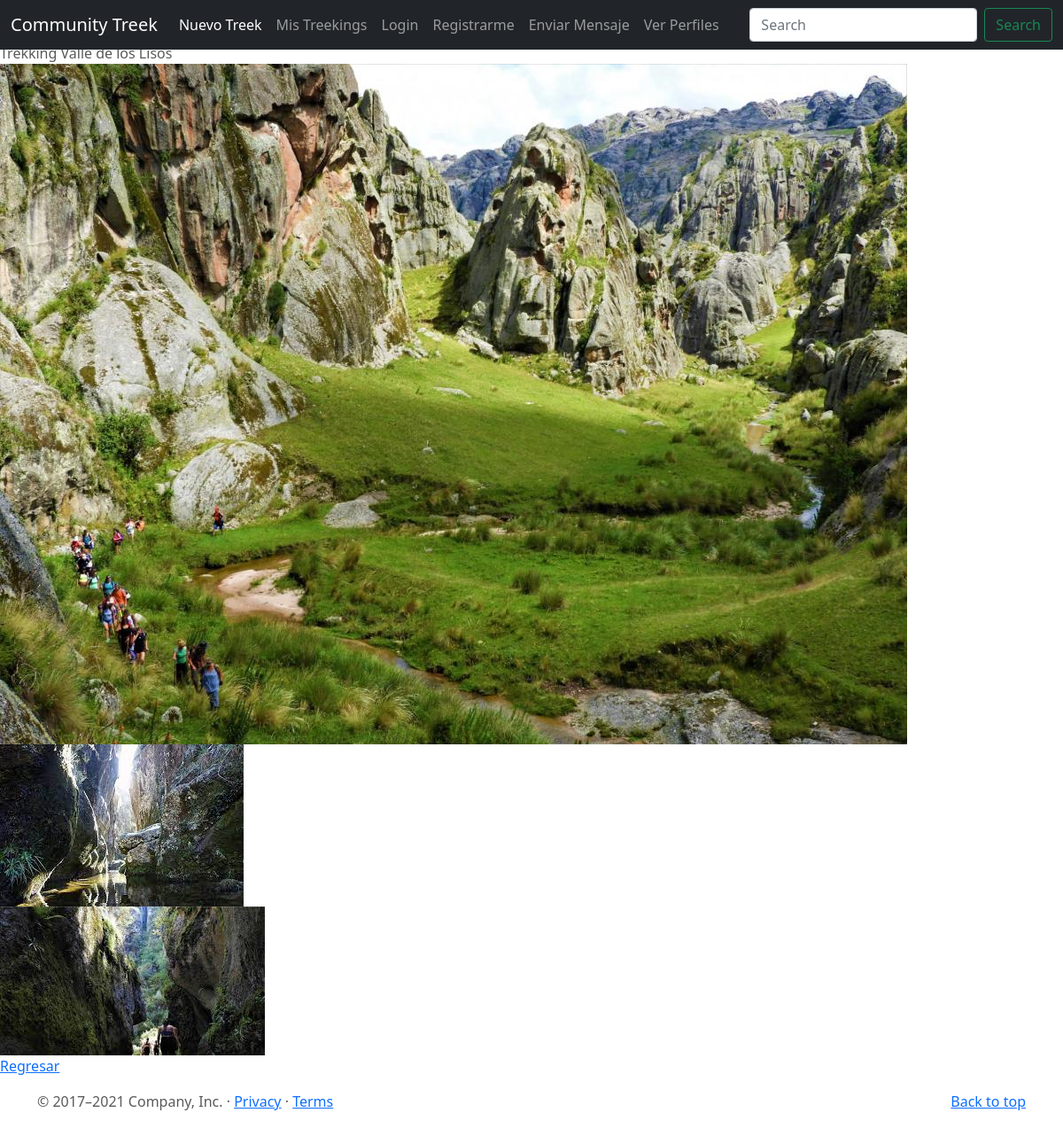
The app's page /post/2/detail with its own data.
### CommunityTrekk/models.py (models this page shows, shortened)
class Post(models.Model):
    principal_title= models.CharField(max_length=100)
    principal_subtitle= models.CharField(max_length=500)
    heading= models.CharField(max_length=50)
    description= models.CharField(max_length=250)
    created_the= models.DateTimeField(auto_now_add= True)
    publisher= models.ForeignKey(to= User, on_delete= models.CASCADE, related_name="publisher")
    imagen = models.ImageField(upload_to= "posts", null= True, blank= True)
    imagen2 = models.ImageField(upload_to= "posts", null= True, blank= True)
    imagen3 = models.ImageField(upload_to= "posts", null= True, blank= True)
    trekk_value= models.CharField(max_length=10, default= "$0")
    trekk_duration= models.CharField(max_length=20, default= "1 día")

### CommunityTrekk/views.py (the view)
# urls.py: path('post/<pk>/detail', PostDetail.as_view(), name="post-detail"),
class PostDetail(DetailView):
    model= Post

### CommunityTrekk/templates/CommunityTrekk/post_detail.html
{% extends "CommunityTrekk/base.html" %}
{% block main %}
<p>
    {{object.heading}}
    <br>
    <img src="{{ object.imagen.url }}" widht= "480px" height="100%">
    <br>
    <img src="{{ object.imagen2.url }}" widht= "480px" height="100%">
    <br>
    <img src="{{ object.imagen3.url }}" widht= "480px" height="100%">
    <br>
    <a href="{% url 'post-list' %}"> Regresar </a>
</p>
{% endblock%}

### CommunityTrekk/static/CommunityTrekk/css/carousel.css (style rules this page uses)
body { padding-top: 3rem; padding-bottom: 3rem; color: #5a5a5a; }

### records on screen
Post: heading "Trekking Valle de los Lisos", imagen (picture), imagen2 (picture), imagen3 (picture)
